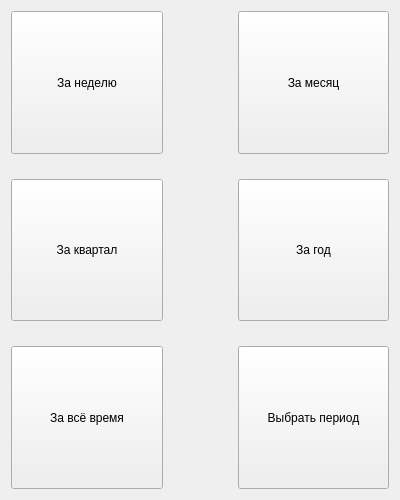
<?xml version="1.0" encoding="UTF-8"?>
<ui version="4.0">
 <class>Form</class>
 <widget class="QWidget" name="Form">
  <property name="geometry">
   <rect>
    <x>0</x>
    <y>0</y>
    <width>400</width>
    <height>500</height>
   </rect>
  </property>
  <property name="windowTitle">
   <string>Form</string>
  </property>
  <layout class="QGridLayout" name="gridLayout">
   <property name="sizeConstraint">
    <enum>QLayout::SetNoConstraint</enum>
   </property>
   <property name="rightMargin">
    <number>11</number>
   </property>
   <property name="horizontalSpacing">
    <number>75</number>
   </property>
   <property name="verticalSpacing">
    <number>25</number>
   </property>
   <item row="0" column="1">
    <widget class="QPushButton" name="pushButton_2">
     <property name="sizePolicy">
      <sizepolicy hsizetype="Minimum" vsizetype="Minimum">
       <horstretch>0</horstretch>
       <verstretch>0</verstretch>
      </sizepolicy>
     </property>
     <property name="text">
      <string>За месяц</string>
     </property>
    </widget>
   </item>
   <item row="1" column="0">
    <widget class="QPushButton" name="pushButton_7">
     <property name="sizePolicy">
      <sizepolicy hsizetype="Minimum" vsizetype="Minimum">
       <horstretch>0</horstretch>
       <verstretch>0</verstretch>
      </sizepolicy>
     </property>
     <property name="text">
      <string>За квартал</string>
     </property>
    </widget>
   </item>
   <item row="2" column="1">
    <widget class="QPushButton" name="pushButton_4">
     <property name="sizePolicy">
      <sizepolicy hsizetype="Minimum" vsizetype="Minimum">
       <horstretch>0</horstretch>
       <verstretch>0</verstretch>
      </sizepolicy>
     </property>
     <property name="text">
      <string>Выбрать период</string>
     </property>
    </widget>
   </item>
   <item row="2" column="0">
    <widget class="QPushButton" name="pushButton_5">
     <property name="sizePolicy">
      <sizepolicy hsizetype="Minimum" vsizetype="Minimum">
       <horstretch>0</horstretch>
       <verstretch>0</verstretch>
      </sizepolicy>
     </property>
     <property name="text">
      <string>За всё время</string>
     </property>
    </widget>
   </item>
   <item row="1" column="1">
    <widget class="QPushButton" name="pushButton_8">
     <property name="sizePolicy">
      <sizepolicy hsizetype="Minimum" vsizetype="Minimum">
       <horstretch>0</horstretch>
       <verstretch>0</verstretch>
      </sizepolicy>
     </property>
     <property name="text">
      <string>За год</string>
     </property>
    </widget>
   </item>
   <item row="0" column="0">
    <widget class="QPushButton" name="pushButton">
     <property name="sizePolicy">
      <sizepolicy hsizetype="Minimum" vsizetype="Minimum">
       <horstretch>0</horstretch>
       <verstretch>0</verstretch>
      </sizepolicy>
     </property>
     <property name="text">
      <string>За неделю</string>
     </property>
     <property name="flat">
      <bool>false</bool>
     </property>
    </widget>
   </item>
  </layout>
 </widget>
 <resources/>
 <connections/>
</ui>
